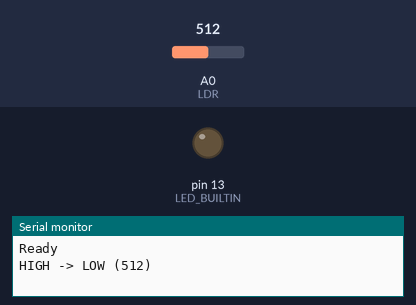
The sketch below on a simulated Arduino Uno, built with avr-gcc and run on an emulated ATmega328P. Shown: output pins drawn as LEDs (lit = HIGH), the last lines printed to the serial monitor. Inputs (shaded band) come from the test bench; at power-on: A0 (LDR) = 512.

Above: at 1.2 s.
1.3 s: A0 (LDR) set to 578
2.8 s: A0 (LDR) set to 598
At 3.6 s:
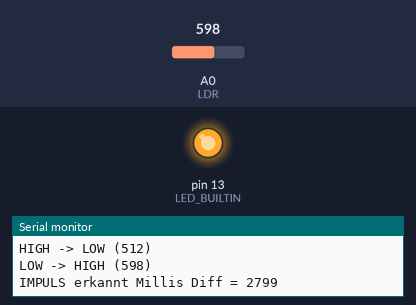
9.3 s: A0 (LDR) set to 554
10.8 s: A0 (LDR) set to 525
At 12.1 s:
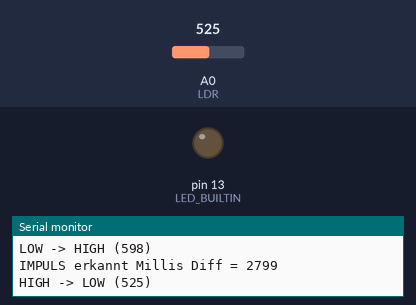
Timing chart, 0 to 13.3 s (numbered marks = the images above; inputs shaded):
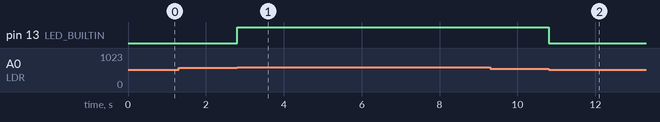

The sketch:

Wasserzaehler_ATM328.ino
```cpp
#include <SoftwareSerial.h>
#define LDR A0
#define RX  6
#define TX  5

#define DEBUG                        false
#define TransmitDelaySeconds         15
#define ReTransmitDelaySeconds       10
#define PulseDelayMilliSeconds       500
#define LDRHIGH                      590   //Anbau = 900; Haus = 540
#define LDRLOW                       540   //Anbau = 800;  Haus = 490

SoftwareSerial ESP8266(RX, TX);

unsigned int pulseCount = 0;
unsigned int sentPulseCount = 0;

bool transmitAck = true;
bool oldPinState = HIGH;
bool LDRstate = LOW;

unsigned long oldTransmitDelayMillis = 0;
unsigned long pulseDiffMillis = 0;
unsigned long transmitTimeoutMillis = 0;
unsigned long debugMillis = 0;

String incomingStr;

void setup() {
  pinMode(LDR, INPUT);
  pinMode(LED_BUILTIN, OUTPUT);
  ESP8266.begin(9600);
  Serial.begin(115200);
  Serial.println("Ready");
}

void loop() {
  if (oldTransmitDelayMillis > millis())
    oldTransmitDelayMillis = 0;

  if (pulseDiffMillis > millis())
    pulseDiffMillis = 0;

  if (transmitTimeoutMillis > millis())
    transmitTimeoutMillis = 0;

  if (debugMillis > millis())
    debugMillis = 0;

  int LDRval = analogRead(LDR);
  if (LDRval > LDRHIGH) LDRstate = HIGH;
  if (LDRval < LDRLOW) LDRstate = LOW;
  digitalWrite(LED_BUILTIN, LDRstate);

  if (LDRstate == HIGH) {
    if (oldPinState == LOW) {
      Serial.println("LOW -> HIGH (" + String(LDRval) + ")");
      if ((millis() - pulseDiffMillis > PulseDelayMilliSeconds) ) {
        if (!DEBUG) pulseCount++;
        Serial.print("IMPULS erkannt ");
        Serial.println("Millis Diff = " + String((millis() - pulseDiffMillis)));
      }
      oldPinState = HIGH;
    }
  } else {
    if (oldPinState == HIGH) {
      Serial.println("HIGH -> LOW (" + String(LDRval) + ")");
      oldPinState = LOW;
      pulseDiffMillis = millis();
    }
  }

  if (DEBUG && millis() - debugMillis > 100) {
    debugMillis = millis();
    Serial.println("Analogwert = " + String(LDRval));
  }

  if (millis() - oldTransmitDelayMillis > 1000 * TransmitDelaySeconds) {
    if (pulseCount > 0 & transmitAck) {
      Serial.println("Sende Count " + String(pulseCount));
      ESP8266.print(";"+String(pulseCount)+";");
      transmitAck = false;
      sentPulseCount = pulseCount;
      pulseCount = 0;
      transmitTimeoutMillis = millis();
    }
    oldTransmitDelayMillis = millis();
  }

  if (!transmitAck && millis() - transmitTimeoutMillis > 1000 * ReTransmitDelaySeconds) {
    Serial.println("Transmit Timeout -> Retransmit");
    ESP8266.print(";"+String(sentPulseCount)+";");
    transmitTimeoutMillis = millis();
  }

  if (ESP8266.available()) {
    incomingStr = ESP8266.readString();
    Serial.println("Incoming:" + incomingStr);
    if (incomingStr.indexOf("ACK") != -1)  {
      sentPulseCount = 0;
      transmitAck = true;
      Serial.println("Empfang bestaetigt.");
    }
  }
}
```

Measured:
- the behaviour switches between 590 and 591 on A0 (LDR) (found by bisection; images 0 and 1)
- the behaviour switches between 540 and 539 on A0 (LDR) (found by bisection; images 1 and 2)
- after the input at 1.3 s, every drawn part: stays the same
- after the input at 2.8 s, pin 13 (LED_BUILTIN): LOW → HIGH at once
- after the input at 9.3 s, every drawn part: stays the same
- after the input at 10.8 s, pin 13 (LED_BUILTIN): HIGH → LOW at once
